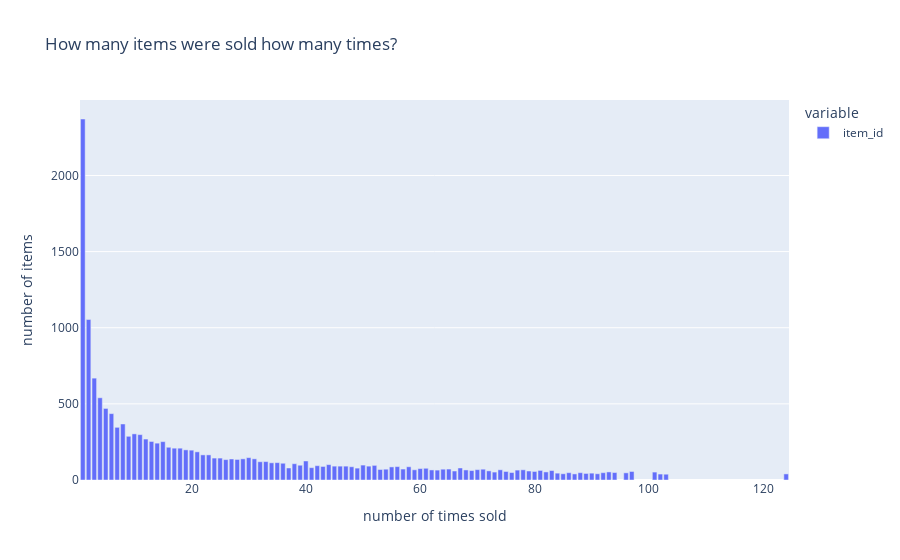

The cell this chart's notebook holds for it:
### Code cell
sales.item_id.value_counts().value_counts().head(100).plot.bar(
    title="How many items were sold how many times?",
    labels={
        'index':'number of times sold',
        'value':'number of items '
    }
)

### Figure 1 — Plotly figure (JSON) as saved in the notebook; plotly's stock layout.template omitted (floating-point values rounded to 4 significant figures)
{"data": [{"alignmentgroup": "True", "hovertemplate": "variable=item_id<br>number of times sold=%{x}<br>number of items =%{y}<extra></extra>", "legendgroup": "item_id", "marker": {"color": "#636efa"}, "name": "item_id", "offsetgroup": "item_id", "orientation": "v", "showlegend": true, "textposition": "auto", "type": "bar", "x": [1, 2, 3, 4, 5, 6, 8, 7, 10, 11, 9, 12, 13, 15, 14, 16, 17, 18, 19, 20, 21, 22, 23, 30, 25, 24, 29, 31, 27, 28, 26, 40, 33, 32, 35, 34, 36, 38, 44, 50, 39, 52, 42, 47, 46, 45, 51, 43, 56, 58, 48, 55, 41, 37, 67, 49, 61, 60, 65, 57, 54, 71, 64, 53, 70, 78, 74, 59, 62, 68, 77, 63, 81, 69, 83, 72, 79, 66, 97, 80, 75, 93, 82, 101, 73, 94, 76, 92, 88, 86, 96, 90, 84, 89, 91, 85, 124, 87, 102, 103], "xaxis": "x", "y": [2371, 1054, 669, 540, 470, 436, 368, 346, 303, 298, 287, 269, 253, 252, 242, 215, 209, 209, 198, 196, 185, 165, 165, 147, 144, 144, 139, 139, 138, 135, 134, 125, 121, 120, 114, 113, 110, 107, 101, 98, 97, 96, 94, 91, 91, 91, 91, 89, 88, 87, 87, 86, 81, 79, 79, 78, 77, 75, 72, 72, 71, 71, 71, 69, 68, 67, 67, 67, 66, 66, 65, 65, 63, 62, 62, 60, 59, 59, 56, 56, 56, 53, 53, 52, 52, 49, 49, 48, 48, 48, 47, 45, 45, 43, 41, 41, 40, 40, 39, 38], "yaxis": "y"}], "layout": {"barmode": "relative", "legend": {"title": {"text": "variable"}, "tracegroupgap": 0}, "title": {"text": "How many items were sold how many times?"}, "xaxis": {"anchor": "y", "domain": [0, 1], "title": {"text": "number of times sold"}}, "yaxis": {"anchor": "x", "domain": [0, 1], "title": {"text": "number of items "}}}}
